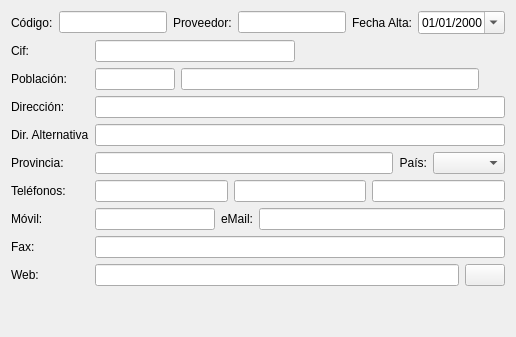
         <widget class="QWidget" name="tabDatos">
          <attribute name="title">
           <string>Proveedor</string>
          </attribute>
          <layout class="QGridLayout" name="gridLayout">
           <item row="0" column="0" colspan="3">
            <layout class="QHBoxLayout" name="horizontalLayout">
             <item>
              <widget class="QLabel" name="label">
               <property name="text">
                <string>Código:</string>
               </property>
              </widget>
             </item>
             <item>
              <widget class="QLineEdit" name="txtcodigo">
               <property name="maximumSize">
                <size>
                 <width>200</width>
                 <height>16777215</height>
                </size>
               </property>
              </widget>
             </item>
             <item>
              <widget class="QLabel" name="label_2">
               <property name="text">
                <string>Proveedor:</string>
               </property>
              </widget>
             </item>
             <item>
              <widget class="QLineEdit" name="txtproveedor"/>
             </item>
             <item>
              <widget class="QLabel" name="label_4">
               <property name="text">
                <string>Fecha Alta:</string>
               </property>
              </widget>
             </item>
             <item>
              <widget class="QDateEdit" name="txtfecha_alta">
               <property name="displayFormat">
                <string>dd/MM/yyyy</string>
               </property>
               <property name="calendarPopup">
                <bool>true</bool>
               </property>
              </widget>
             </item>
            </layout>
           </item>
           <item row="1" column="0">
            <widget class="QLabel" name="label_3">
             <property name="sizePolicy">
              <sizepolicy hsizetype="Maximum" vsizetype="Preferred">
               <horstretch>0</horstretch>
               <verstretch>0</verstretch>
              </sizepolicy>
             </property>
             <property name="text">
              <string>Cif:</string>
             </property>
            </widget>
           </item>
           <item row="1" column="1">
            <widget class="QLineEdit" name="txtcif">
             <property name="maximumSize">
              <size>
               <width>200</width>
               <height>16777215</height>
              </size>
             </property>
            </widget>
           </item>
           <item row="3" column="0">
            <widget class="QLabel" name="label_5">
             <property name="sizePolicy">
              <sizepolicy hsizetype="Maximum" vsizetype="Preferred">
               <horstretch>0</horstretch>
               <verstretch>0</verstretch>
              </sizepolicy>
             </property>
             <property name="text">
              <string>Dirección:</string>
             </property>
            </widget>
           </item>
           <item row="4" column="0">
            <widget class="QLabel" name="label_64">
             <property name="sizePolicy">
              <sizepolicy hsizetype="Maximum" vsizetype="Preferred">
               <horstretch>0</horstretch>
               <verstretch>0</verstretch>
              </sizepolicy>
             </property>
             <property name="text">
              <string>Dir. Alternativa</string>
             </property>
            </widget>
           </item>
           <item row="6" column="0">
            <widget class="QLabel" name="label_13">
             <property name="sizePolicy">
              <sizepolicy hsizetype="Maximum" vsizetype="Preferred">
               <horstretch>0</horstretch>
               <verstretch>0</verstretch>
              </sizepolicy>
             </property>
             <property name="text">
              <string>Provincia:</string>
             </property>
            </widget>
           </item>
           <item row="7" column="0">
            <widget class="QLabel" name="label_8">
             <property name="sizePolicy">
              <sizepolicy hsizetype="Maximum" vsizetype="Preferred">
               <horstretch>0</horstretch>
               <verstretch>0</verstretch>
              </sizepolicy>
             </property>
             <property name="text">
              <string>Teléfonos: </string>
             </property>
            </widget>
           </item>
           <item row="7" column="1" colspan="2">
            <layout class="QHBoxLayout" name="horizontalLayout_4">
             <property name="spacing">
              <number>6</number>
             </property>
             <item>
              <widget class="QLineEdit" name="txttelefono1"/>
             </item>
             <item>
              <widget class="QLineEdit" name="txttelefono2"/>
             </item>
             <item>
              <widget class="QLineEdit" name="txttelefono3"/>
             </item>
            </layout>
           </item>
           <item row="8" column="0">
            <widget class="QLabel" name="label_9">
             <property name="sizePolicy">
              <sizepolicy hsizetype="Maximum" vsizetype="Preferred">
               <horstretch>0</horstretch>
               <verstretch>0</verstretch>
              </sizepolicy>
             </property>
             <property name="text">
              <string>Móvil:</string>
             </property>
            </widget>
           </item>
           <item row="9" column="0">
            <widget class="QLabel" name="label_15">
             <property name="sizePolicy">
              <sizepolicy hsizetype="Maximum" vsizetype="Preferred">
               <horstretch>0</horstretch>
               <verstretch>0</verstretch>
              </sizepolicy>
             </property>
             <property name="text">
              <string>Fax:</string>
             </property>
            </widget>
           </item>
           <item row="4" column="1" colspan="2">
            <widget class="QLineEdit" name="txtdireccion2"/>
           </item>
           <item row="10" column="0">
            <widget class="QLabel" name="label_11">
             <property name="sizePolicy">
              <sizepolicy hsizetype="Maximum" vsizetype="Preferred">
               <horstretch>0</horstretch>
               <verstretch>0</verstretch>
              </sizepolicy>
             </property>
             <property name="text">
              <string>Web:</string>
             </property>
            </widget>
           </item>
           <item row="11" column="2">
            <spacer name="verticalSpacer_4">
             <property name="orientation">
              <enum>Qt::Vertical</enum>
             </property>
             <property name="sizeHint" stdset="0">
              <size>
               <width>20</width>
               <height>40</height>
              </size>
             </property>
            </spacer>
           </item>
           <item row="3" column="1" colspan="2">
            <widget class="QLineEdit" name="txtdireccion1"/>
           </item>
           <item row="6" column="1" colspan="2">
            <layout class="QHBoxLayout" name="horizontalLayout_5">
             <item>
              <widget class="QLineEdit" name="txtprovincia">
               <property name="maximumSize">
                <size>
                 <width>400</width>
                 <height>16777215</height>
                </size>
               </property>
              </widget>
             </item>
             <item>
              <widget class="QLabel" name="label_7">
               <property name="text">
                <string>País:</string>
               </property>
               <property name="alignment">
                <set>Qt::AlignRight|Qt::AlignTrailing|Qt::AlignVCenter</set>
               </property>
              </widget>
             </item>
             <item>
              <widget class="QComboBox" name="cboPais"/>
             </item>
            </layout>
           </item>
           <item row="8" column="1" colspan="2">
            <layout class="QHBoxLayout" name="horizontalLayout_6">
             <item>
              <widget class="QLineEdit" name="txtmovil">
               <property name="minimumSize">
                <size>
                 <width>82</width>
                 <height>0</height>
                </size>
               </property>
               <property name="maximumSize">
                <size>
                 <width>120</width>
                 <height>16777215</height>
                </size>
               </property>
              </widget>
             </item>
             <item>
              <widget class="QLabel" name="lblEmail">
               <property name="text">
                <string>eMail:</string>
               </property>
               <property name="alignment">
                <set>Qt::AlignRight|Qt::AlignTrailing|Qt::AlignVCenter</set>
               </property>
              </widget>
             </item>
             <item>
              <widget class="QLineEdit" name="txtemail"/>
             </item>
            </layout>
           </item>
           <item row="9" column="1" colspan="2">
            <widget class="QLineEdit" name="txtfax"/>
           </item>
           <item row="10" column="1" colspan="2">
            <layout class="QHBoxLayout" name="horizontalLayout_7">
             <item>
              <widget class="QLineEdit" name="txtweb"/>
             </item>
             <item>
              <widget class="QPushButton" name="btnAbrirWeb">
               <property name="maximumSize">
                <size>
                 <width>50</width>
                 <height>16777215</height>
                </size>
               </property>
               <property name="text">
                <string/>
               </property>
               <property name="icon">
                <iconset resource="../maya.qrc">
                 <normaloff>:/Icons/PNG/internet.png</normaloff>:/Icons/PNG/internet.png</iconset>
               </property>
              </widget>
             </item>
            </layout>
           </item>
           <item row="2" column="0">
            <widget class="QLabel" name="label_6">
             <property name="sizePolicy">
              <sizepolicy hsizetype="Maximum" vsizetype="Preferred">
               <horstretch>0</horstretch>
               <verstretch>0</verstretch>
              </sizepolicy>
             </property>
             <property name="text">
              <string>Población:</string>
             </property>
            </widget>
           </item>
           <item row="2" column="1">
            <layout class="QHBoxLayout" name="horizontalLayout_3">
             <item>
              <widget class="QLineEdit" name="txtcp">
               <property name="maximumSize">
                <size>
                 <width>80</width>
                 <height>16777215</height>
                </size>
               </property>
              </widget>
             </item>
             <item>
              <widget class="QLineEdit" name="txtpoblacion">
               <property name="enabled">
                <bool>true</bool>
               </property>
               <property name="autoFillBackground">
                <bool>false</bool>
               </property>
              </widget>
             </item>
            </layout>
           </item>
          </layout>
         </widget>
